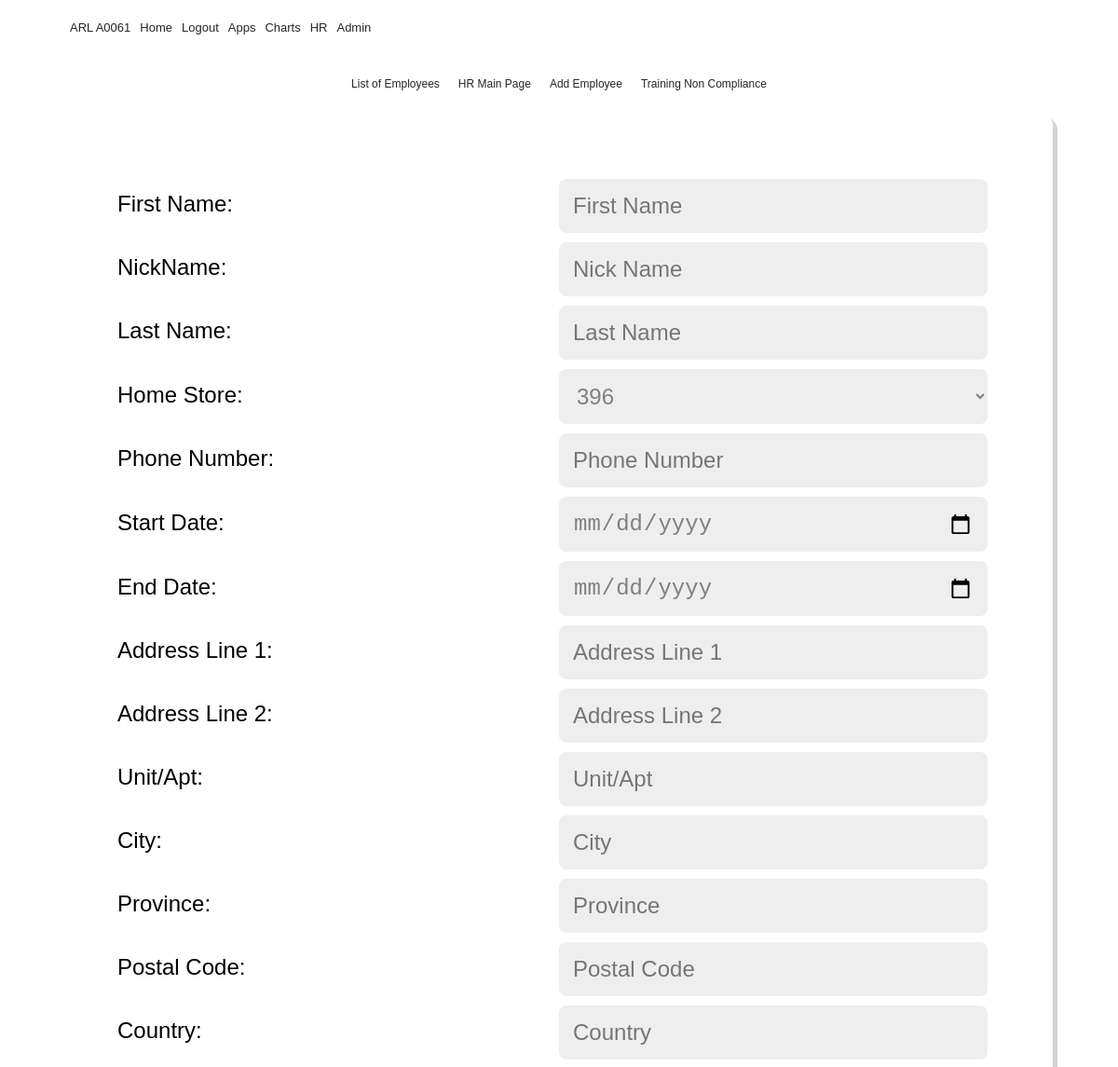
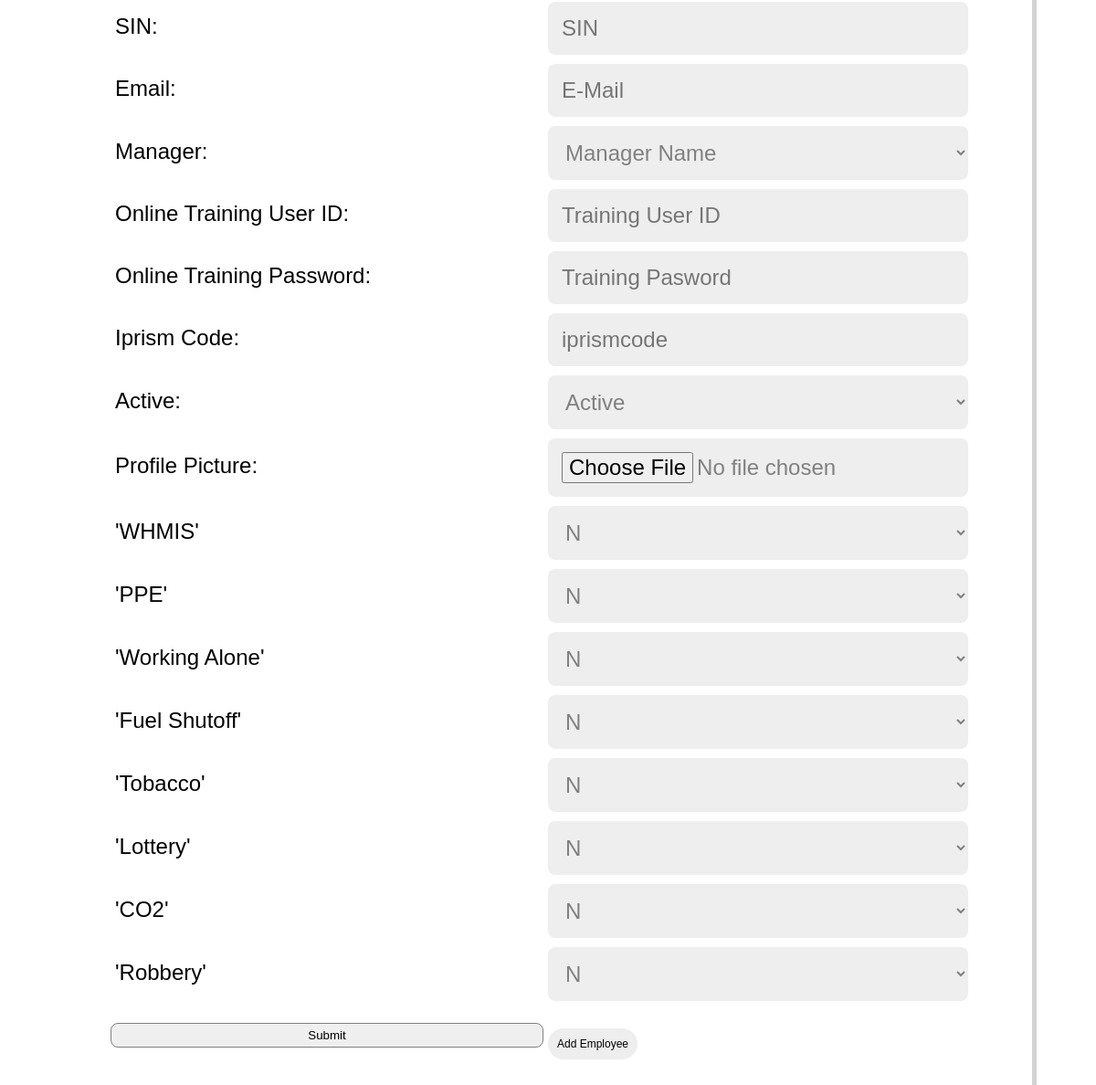
The app's page /hr (signed in) with its own data (2 pictures, top to bottom).
### flaskblog/__init__.py (models this page shows)
class Course(db.Model):
    id = db.Column(db.Integer(), primary_key=True)
    name = db.Column(db.String(100), nullable=False)
    def __str__(self):
        return '%r' % (self.name)

### flaskblog/routes.py (the view, shortened to what this page needs)
@app.route("/hr", methods=['GET', 'POST'])
@login_required
def hr():
    form = EmployeeForm()
    course = Course.query.all()
    print(form.errors.items())
    return render_template('employee.html', title='Employee Information', form=form, course=course)

### flaskblog/__init__.py (called while the page is built)
    def __repr__(self):
        return '%r' % (self.number)

### flaskblog/forms.py (called while the page is built)
def storelist():
    return Store.query.order_by('number')

### flaskblog/templates/employee.html (shortened to what this page needs)
{% extends "layout.html" %}
{% block content%}
        <nav class="app-nav">
                  <ul class = "app-menu">
                        <ul>
                              <li> <a href="hrlist">List of Employees</a></li>
                        </ul>
                        <ul>
                              <li> <a href="hrhome">HR Main Page</a></li>
                        </ul>
                        <ul>
                              <li> <a href="hr">Add Employee</a></li>
                        </ul>
                        <ul>
                              <li> <a href="trainingcompliance">Training Non Compliance</a></li>
                        </ul>
                  </ul>
            </nav>
    <div   class="form-container">
    <form method = "POST" action  = "" enctype="multipart/form-data" class = "form-hrinfo">
        <div> <img class="gsaupdateimage" src="{{ image_file }}">
        </div>
        <div  class="formtitle" >{{"First Name:"}}</div>
        <div> {{form.firstname(class = "form", placeholder="First Name")}}
        </div>
        <div  class="formtitle" >{{"NickName:"}}</div>
        <div> {{form.nickname(class = "form", placeholder="Nick Name")}}
        </div>
        <div  class="formtitle" >{{"Last Name:"}}</div>
        <div> {{form.lastname(class = "form" ,placeholder="Last Name")}}
        </div>
        <div  class="formtitle" >{{"Home Store:"}}</div>
        <div> {{form.store(class = "form", placeholder="Home Store")}}
        </div>
        <div  class="formtitle" >{{"Phone Number:"}}</div>
        <div> {{form.mobilephone(class = "form" ,placeholder="Phone Number")}}
        </div>
        <div  class="formtitle" >{{"Start Date:"}}</div>
        <div> {{form.Startdate(class = "form" ,placeholder="Start Date")}} </div>
        <div  class="formtitle" >{{"End Date:"}}</div>
        <div> {{form.Enddate(class = "form" ,placeholder="End Date")}} </div>
        <div  class="formtitle" >{{"Address Line 1:"}}</div>
        <div> {{form.addressone(class = "form" ,placeholder="Address Line 1")}}
        </div>
        <div  class="formtitle" >{{"Address Line 2:"}}</div>
        <div> {{form.addresstwo(class = "form" ,placeholder="Address Line 2")}}
        </div>
        <div  class="formtitle" >{{"Unit/Apt:"}}</div>
        <div> {{form.apt(class = "form" ,placeholder="Unit/Apt")}} </div>
        <div  class="formtitle" >{{"City:"}}</div>
        <div> {{form.city(class = "form" ,placeholder="City")}}
        </div>
        <div  class="formtitle" >{{"Province:"}}</div>
        <div> {{form.province(class = "form" ,placeholder="Province")}}
        </div>
        <div  class="formtitle" >{{"Postal Code:"}}</div>
        <div> {{form.postal(class = "form", placeholder="Postal Code")}}
        </div>
        <div  class="formtitle" >{{"Country:"}}</div>
        <div> {{form.country(class = "form" ,placeholder="Country")}}
        </div>
        <div  class="formtitle" >{{"SIN:"}}</div>
        <div> {{form.SIN(class = "form", placeholder="SIN")}}
        </div>
        <div  class="formtitle" >{{"Email:"}}</div>
        <div> {{form.email(class = "form", placeholder="E-Mail")}}
        </div>
        <div  class="formtitle" >{{"Manager:"}}</div>
        <div> {{form.manager(class = "form", placeholder="Manager")}}
        </div>
        <div  class="formtitle" >{{"Online Training User ID:"}}</div>
        <div>{{form.trainingid(class = "form", placeholder="Training User ID")}}
        </div>
        <div  class="formtitle" >{{"Online Training Password:"}}</div>
        <div>{{form.trainingpassword(class = "form", placeholder="Training Pasword")}}
        </div>
        <div  class="formtitle" >{{"Iprism Code:"}}</div>
        <div>{{form.iprismcode(class = "form", placeholder="iprismcode")}}
        </div>
        <div  class="formtitle" >{{"Active:"}}</div>
        <div> {{form.active(class = "form", placeholder="Active")}}
        </div>
         <div  class="formtitle" >{{"Profile Picture:"}}</div>
         <div>  {{ form.hrpicture(class = "form")}}
        </div>
         {% for course in course %}
            <div class = "formtitle"> {{  course }}  </div>
             <select class="form"name = "completed">
                <option value = "n">N</option>
            </select>
            {% endfor %}
            <button type = "submit" class = "button">Submit </button>
            <div>
            {{form.submit(class_="hrbutton")}}
            </div>
    </form>
</div>
{% endblock content %}

### flaskblog/static/main.css (style rules this page uses)
* { box-sizing: border-box; margin: 0; padding: 0; }
body { font-family: 'Seqoe UI', Verdana, Geneva, Tahoma, sans-serif; background: white; color: #000; font-size: 16px; line-height: 1.5; }
a { color: #262626; text-decoration: none; }
ul { list-style: none; }
.form-container { display: grid; position: center; padding-top: 30px; padding-bottom: 50px; margin-right: 20px; margin-left: 20px; height: 100%; box-shadow: 5px 5px lightgray; border-radius: 15px; }
.form-hrinfo { display: grid; grid-template-columns: repeat(2,1fr); margin: auto; justify-content: center; align-items: center; padding: 15px 15px 15px 15px; }
.form { background: #eee; color: grey; margin-bottom: 10px; border: none; width: 95%; padding: 15px 15px 15px 15px; border-radius: 8px; font-size: 24px; }
.formtitle { height: 10px; font-size: 24px; text-align: left; color: black; padding-bottom: 50px; padding-left: 10px; }
.hrbutton { align-items: center; border-radius: 20px; border: none; background: #eee; font-size: 12px; padding: 10px 10px; margin-top: 20px; }
.button { border: 1px solid grey; border-radius: 8px; padding: 5px; padding-right: 5px; padding-left: 5px; margin-right: 5px; margin-left: 5px; }
.app-nav { display: flex; align-items: center; justify-content: space-between; height: 60px; padding: 20px 0; font-size: 12px; }
.app-nav ul { display: flex; }
.app-nav ul li { padding: 0 5px; }
.app-nav ul li a { padding-bottom: 5px; }
.app-menu { max-width: 700px; margin: 0 auto; padding:0 20px; display: flex; grid-template-columns: repeat(5, 1fr); grid-gap: 10px; align-items: flex-start; justify-content: center; text-align: center; }

### records on screen
Course: name "'WHMIS'"
Course: name "'PPE'"
Course: name "'Working Alone'"
Course: name "'Fuel Shutoff'"
Course: name "'Tobacco'"
Course: name "'Lottery'"
Course: name "'CO2'"
Course: name "'Robbery'"

### other values on screen
{{ "First Name:" }} "First Name:"
{{ "NickName:" }} "NickName:"
{{ "Last Name:" }} "Last Name:"
{{ "Home Store:" }} "Home Store:"
{{ "Phone Number:" }} "Phone Number:"
{{ "Start Date:" }} "Start Date:"
{{ "End Date:" }} "End Date:"
{{ "Address Line 1:" }} "Address Line 1:"
{{ "Address Line 2:" }} "Address Line 2:"
{{ "Unit/Apt:" }} "Unit/Apt:"
{{ "City:" }} "City:"
{{ "Province:" }} "Province:"
{{ "Postal Code:" }} "Postal Code:"
{{ "Country:" }} "Country:"
{{ "SIN:" }} "SIN:"
